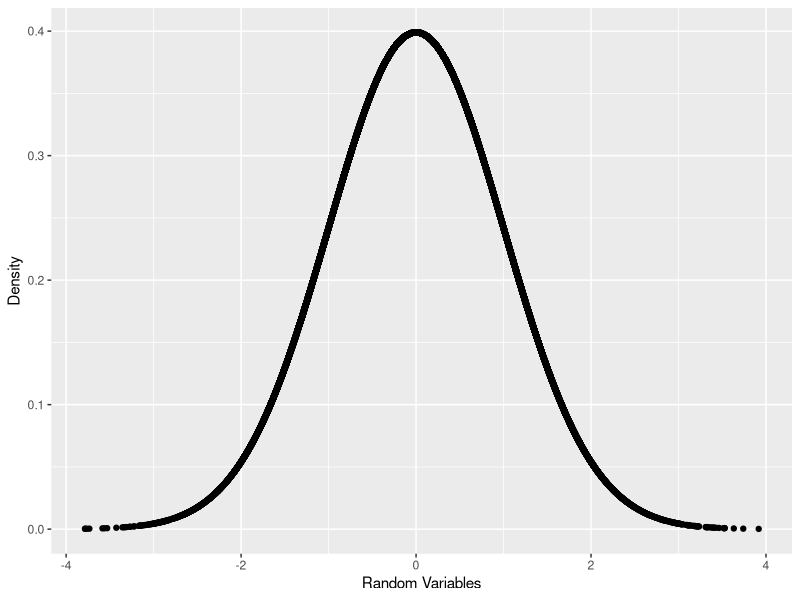
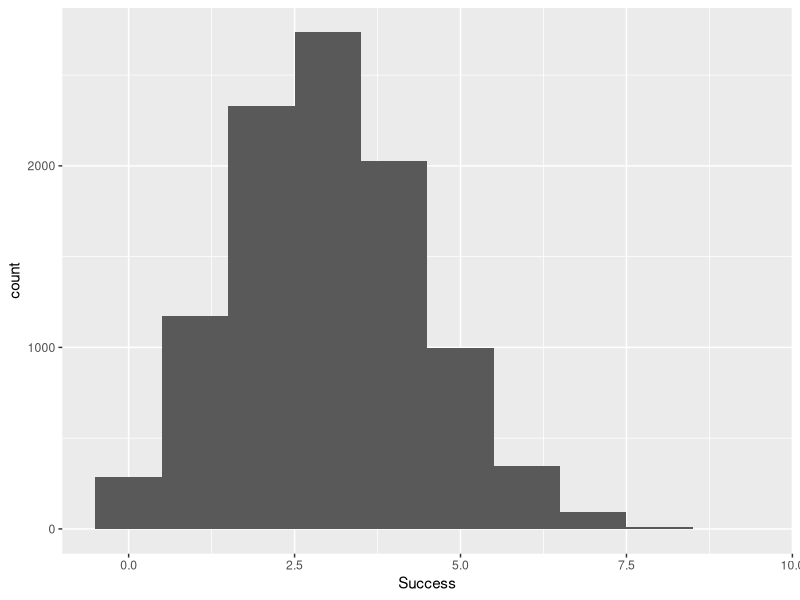
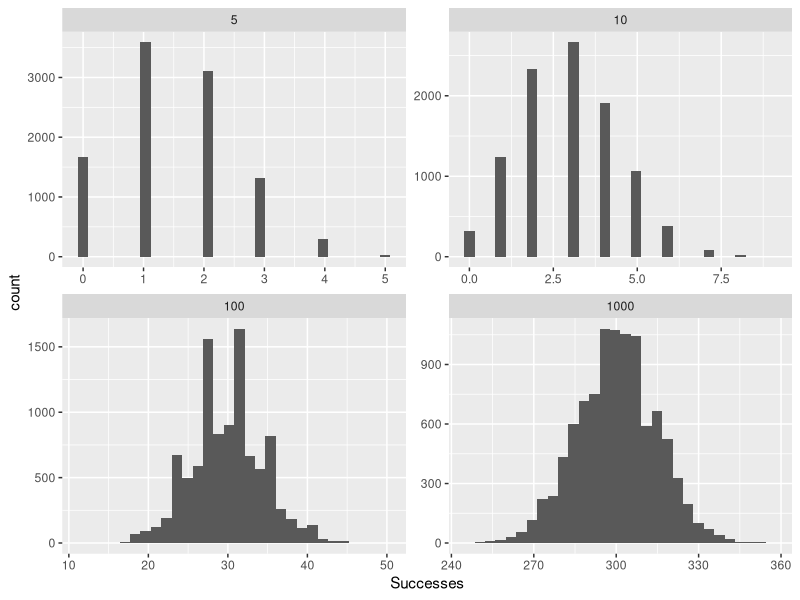
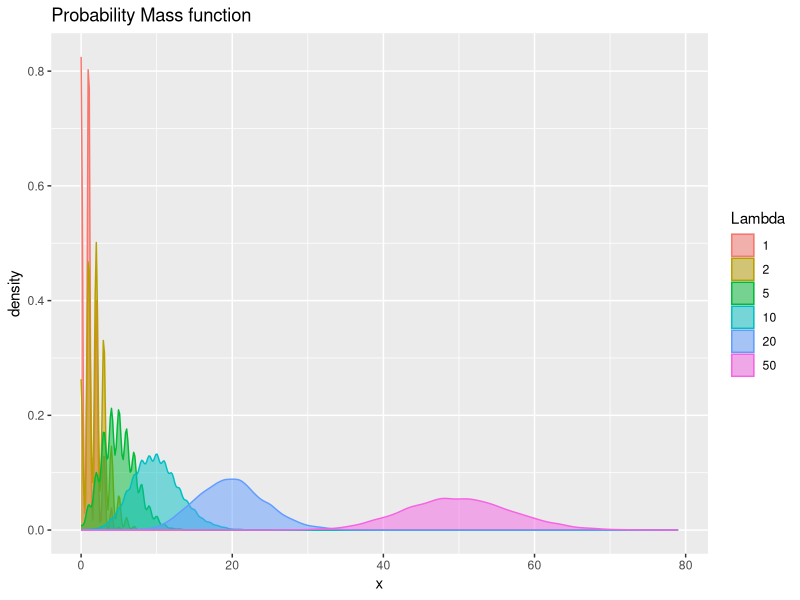

The R source for these figures, in order:
# Statistics => propability distribution
# normal distribution / bell curve

# create 10 numbers from teh normal distribution
rnorm(10)

# sd = standard deviation
rnorm(10, mean = 100, sd = 20)

randNorm10 <- rnorm(10)
randNorm10

# probability via dnorm. 0.16221733 = 16% chance
dnorm(randNorm10)
dnorm(c(-1,0,1))

# create 30k random numbers, plot and calculate dnorm
 require(ggplot2)
randNorm <- rnorm(30000)
randDensity <- dnorm(randNorm)
ggplot(data.frame(x=randNorm, y=randDensity)) + aes(x=x, y=y) +
  geom_point() + labs(x="Random Variables", y="Density")

# probability number, probablity of getting each of the numbers or less
pnorm(randNorm10)
pnorm(c(-3,0,3))
pnorm(1) - pnorm(0)

# quantile. Given a certain probability, it tells you what the origional number was
randNorm10
pnorm(randNorm10)
# The quantiles of the pnorm should be the same as the randNorm10
qnorm(pnorm(randNorm10))

identical(randNorm10, qnorm(pnorm(randNorm10)))

# binomial distribution. a serie where teh result can be yes / no, true / false etc
rbinom(n=1, size=10, prob= 0.4)
rbinom(n=5, size=10, prob= 0.4) 
rbinom(n=5, size=10, prob= 0.4) 
rbinom(n=1, size=1, prob= 0.4) 

binomData <- data.frame(Success=rbinom(n=10000, size = 10, prob = 0.3))
ggplot(binomData, aes(x=Success)) + geom_histogram(binwidth=1)

binom5 <- data.frame(Successes=rbinom(n=10000, size = 5, prob = 0.3), Size=5)
head(binom5)
binom10 <- data.frame(Successes=rbinom(n=10000, size = 10, prob = 0.3), Size=10)
binom100 <- data.frame(Successes=rbinom(n=10000, size = 100, prob = 0.3), Size=100)
binom1000 <- data.frame(Successes=rbinom(n=10000, size = 1000, prob = 0.3), Size=1000)

# bind them together
binomAll <- rbind(binom5, binom10, binom100, binom1000)
head(binomAll)
tail(binomAll)
ggplot(binomAll, aes(x=Successes)) + geom_histogram() + 
  facet_wrap(~Size, scales = "free")

# get distribution of binomial 
dbinom(x=3, size = 10, prob = 0.3)

# get probablity of 3 or less successes => pbinom()
pbinom(q=3, size = 10, prob = 0.3)

# quantile of binomial
qbinom(p=0.3, size = 5, prob = 0.3)

# with vector
qbinom(p=c(.3, .35, .4, .5, .6), size = 10, prob = 0.3)


# Poisson distribution.
# lambda = mean of distribution
pois1 <- rpois(n=10000, lambda = 1)
pois2 <- rpois(n=10000, lambda = 2)
pois5 <- rpois(n=10000, lambda = 5)
pois10 <- rpois(n=10000, lambda = 10)
pois20 <- rpois(n=10000, lambda = 20)
pois50 <- rpois(n=10000, lambda = 50)
pois <- data.frame(Lambda.1=pois1, Lambda.2=pois2, Lambda.5=pois5, Lambda.10=pois10,
                   Lambda.20=pois20, Lambda.50=pois50)
head(pois)

# plotting in long format
require(reshape2)
pois <- melt(data=pois, variable.name="Lambda", value.name = "x")
head(pois)
tail(pois)
# to remove Lambda
require(stringr)
pois$Lambda <- str_extract(string = pois$Lambda, pattern = "\\d+")
head(pois)
tail(pois)
class(pois$Lambda)

# 2 step (first from character to numeric, then to factor) is necessary 
pois$Lambda <- as.factor(as.numeric(pois$Lambda))
tail(pois)

# alpha 1/2 = half transparent
ggplot(pois, aes(x=x)) + geom_density(aes(group=Lambda, color=Lambda, fill = Lambda), 
      adjustment =4, alpha = 1/2) + scale_color_discrete() + 
      scale_fill_discrete() + ggtitle("Probability Mass function")
